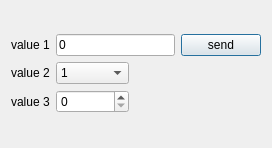
<?xml version="1.0" encoding="UTF-8"?>
<ui version="4.0">
 <class>Dialog</class>
 <widget class="QDialog" name="Dialog">
  <property name="geometry">
   <rect>
    <x>0</x>
    <y>0</y>
    <width>272</width>
    <height>148</height>
   </rect>
  </property>
  <property name="windowTitle">
   <string>send user input example</string>
  </property>
  <layout class="QVBoxLayout" name="verticalLayout">
   <item>
    <layout class="QGridLayout" name="gridLayout" columnstretch="0,1,0,0">
     <item row="0" column="1" colspan="2">
      <widget class="QLineEdit" name="LineEdit">
       <property name="text">
        <string>0</string>
       </property>
      </widget>
     </item>
     <item row="2" column="1">
      <widget class="QSpinBox" name="SpinBox"/>
     </item>
     <item row="0" column="3">
      <widget class="QPushButton" name="SendButton">
       <property name="text">
        <string>send</string>
       </property>
      </widget>
     </item>
     <item row="1" column="2">
      <spacer name="horizontalSpacer">
       <property name="orientation">
        <enum>Qt::Horizontal</enum>
       </property>
       <property name="sizeHint" stdset="0">
        <size>
         <width>40</width>
         <height>20</height>
        </size>
       </property>
      </spacer>
     </item>
     <item row="1" column="1">
      <widget class="QComboBox" name="ComboBox">
       <item>
        <property name="text">
         <string>1</string>
        </property>
       </item>
       <item>
        <property name="text">
         <string>2</string>
        </property>
       </item>
       <item>
        <property name="text">
         <string>3</string>
        </property>
       </item>
      </widget>
     </item>
     <item row="1" column="0">
      <widget class="QLabel" name="label">
       <property name="text">
        <string>value 2</string>
       </property>
      </widget>
     </item>
     <item row="0" column="0">
      <widget class="QLabel" name="label_2">
       <property name="text">
        <string>value 1</string>
       </property>
      </widget>
     </item>
     <item row="2" column="0">
      <widget class="QLabel" name="label_3">
       <property name="text">
        <string>value 3</string>
       </property>
      </widget>
     </item>
    </layout>
   </item>
  </layout>
 </widget>
 <resources/>
 <connections/>
</ui>
